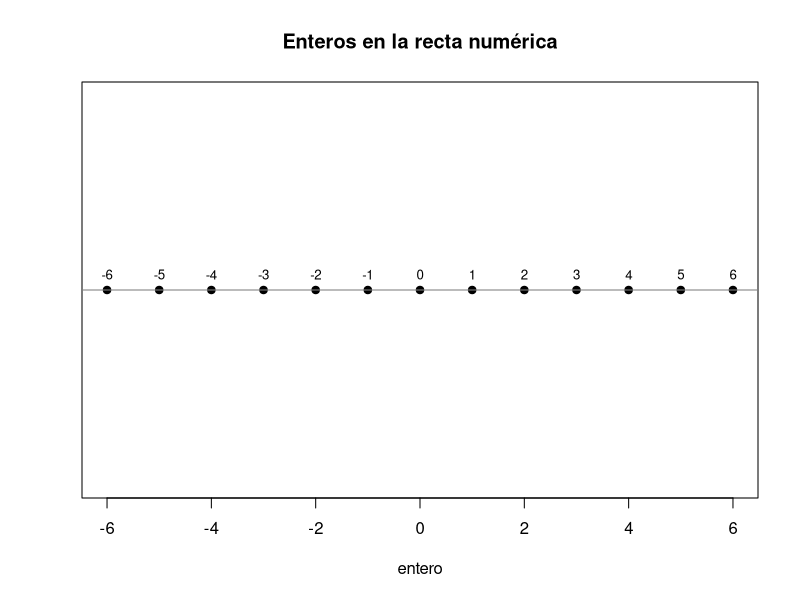
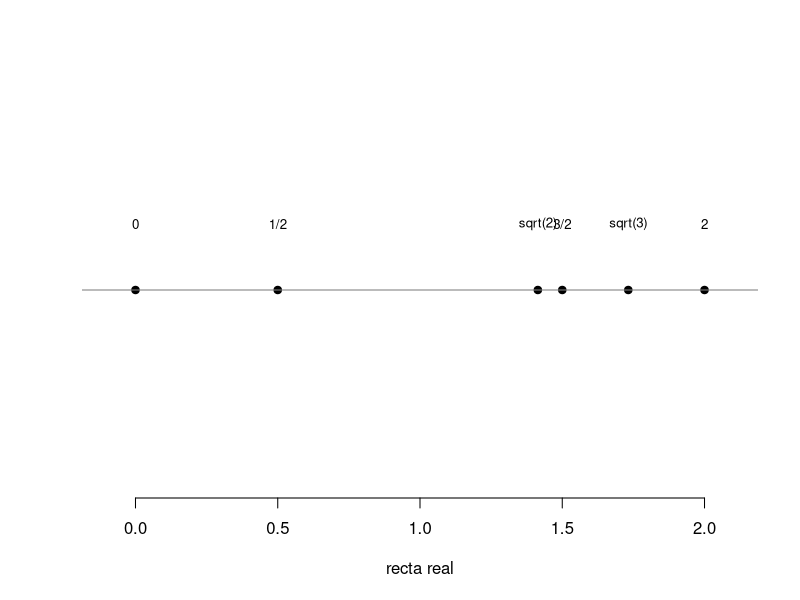
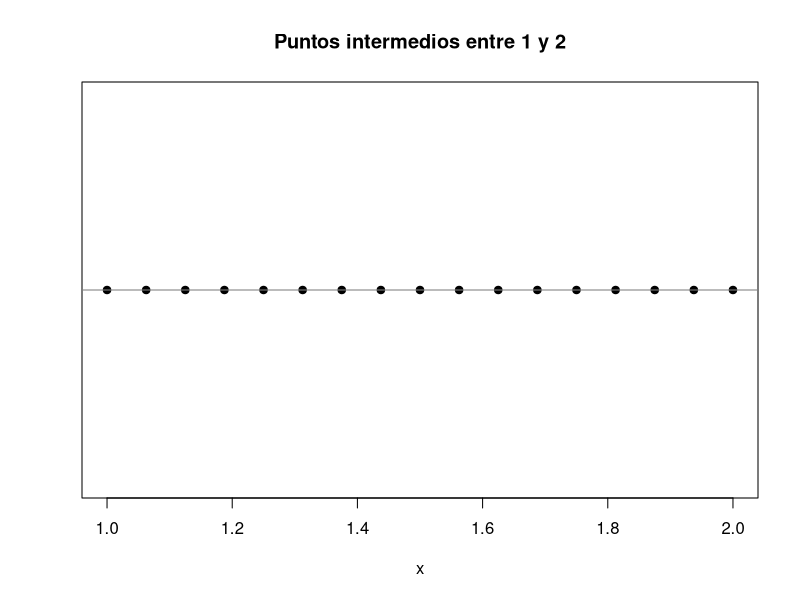
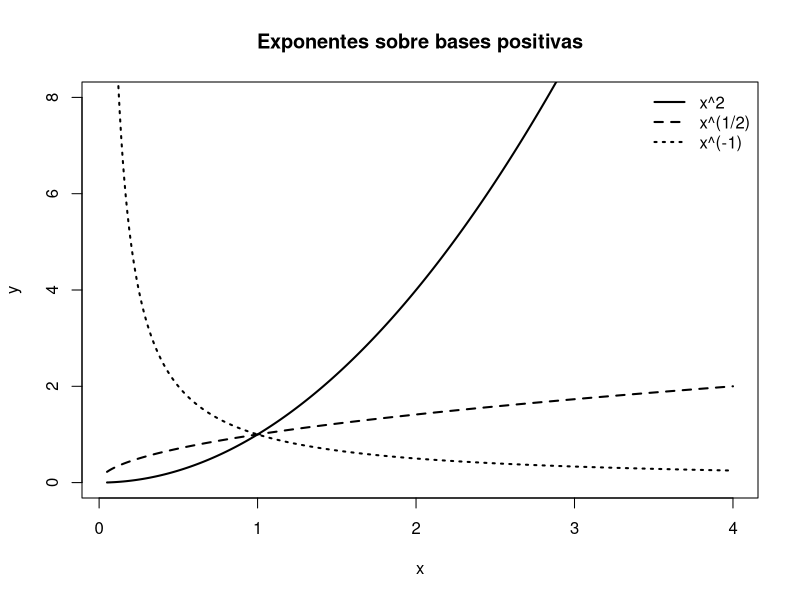

The R script that drew these images, in order:
## ---- chunk 1
z <- c(-3L, -2L, -1L, 0L, 1L, 2L, 3L)

typeof(z)
typeof(3)
typeof(3L)
## ---- chunk 2
.Machine$integer.max
.Machine$double.xmax
## ---- chunk 3
a <- -7L
b <- 5L
c <- 3L

data.frame(
  propiedad = c("asociativa de la suma", "distributiva"),
  izquierda = c((a + b) + c, a * (b + c)),
  derecha = c(a + (b + c), a * b + a * c)
)
## ---- chunk 4
x <- -6:6
plot(x, rep(0, length(x)), pch = 19,
     xlab = "entero", ylab = "", yaxt = "n",
     main = "Enteros en la recta numérica")
abline(h = 0, col = "gray50")
text(x, rep(0.08, length(x)), labels = x, cex = 0.8)
## ---- chunk 5
n <- 1:12
lado_izquierdo <- cumsum(2 * n - 1)
lado_derecho <- n^2

data.frame(
  n = n,
  suma_impares = lado_izquierdo,
  cuadrado = lado_derecho,
  diferencia = lado_izquierdo - lado_derecho
)
## ---- chunk 6
revisar_identidad <- function(n_max = 50L) {
  n <- seq_len(n_max)
  izquierda <- cumsum(2 * n - 1)
  data.frame(
    n = n,
    izquierda = izquierda,
    derecha = n^2,
    coincide = izquierda == n^2
  )
}

resultado <- revisar_identidad(20L)
all(resultado$coincide)
## ---- chunk 7
a <- c(47L, -47L)
d <- 6L
q <- a %/% d
r <- a %% d

data.frame(
  a = a,
  d = d,
  q = q,
  r = r,
  reconstruccion = d * q + r
)
## ---- chunk 8
divide <- function(a, b) {
  if (a == 0) stop("El divisor no puede ser cero")
  b %% a == 0
}

c(`7 divide 42` = divide(7L, 42L),
  `7 divide 40` = divide(7L, 40L))
## ---- chunk 9
euclides <- function(a, b) {
  a <- abs(as.integer(a))
  b <- abs(as.integer(b))
  pasos <- data.frame(
    dividendo = integer(), divisor = integer(),
    cociente = integer(), residuo = integer()
  )

  while (b != 0L) {
    q <- a %/% b
    r <- a %% b
    pasos <- rbind(
      pasos,
      data.frame(dividendo = a, divisor = b,
                 cociente = q, residuo = r)
    )
    a <- b
    b <- r
  }

  list(mcd = a, pasos = pasos)
}

resultado <- euclides(252L, 198L)
resultado$pasos
resultado$mcd
## ---- chunk 10
euclides_extendido <- function(a, b) {
  viejo_r <- as.integer(a); r <- as.integer(b)
  viejo_s <- 1L; s <- 0L
  viejo_t <- 0L; t <- 1L

  while (r != 0L) {
    q <- viejo_r %/% r
    aux <- viejo_r - q * r; viejo_r <- r; r <- aux
    aux <- viejo_s - q * s; viejo_s <- s; s <- aux
    aux <- viejo_t - q * t; viejo_t <- t; t <- aux
  }

  if (viejo_r < 0L) {
    viejo_r <- -viejo_r
    viejo_s <- -viejo_s
    viejo_t <- -viejo_t
  }
  c(mcd = viejo_r, x = viejo_s, y = viejo_t)
}

bezout <- euclides_extendido(252L, 198L)
bezout
252L * bezout["x"] + 198L * bezout["y"]
## ---- chunk 11
es_primo <- function(n) {
  n <- as.integer(n)
  if (n < 2L) return(FALSE)
  if (n == 2L) return(TRUE)
  if (n %% 2L == 0L) return(FALSE)

  limite <- floor(sqrt(n))
  if (limite < 3L) return(TRUE)
  candidatos <- seq.int(3L, limite, by = 2L)
  !any(n %% candidatos == 0L)
}

sapply(1:30, es_primo)
(1:100)[sapply(1:100, es_primo)]
## ---- chunk 12
criba <- function(n) {
  n <- as.integer(n)
  if (n < 2L) return(integer())
  primo <- rep(TRUE, n)
  primo[1] <- FALSE

  limite <- floor(sqrt(n))
  if (limite >= 2L) {
    for (p in 2:limite) {
      if (primo[p]) primo[seq.int(p * p, n, by = p)] <- FALSE
    }
  }
  which(primo)
}

criba(100L)
## ---- chunk 13
factorizar <- function(n) {
  n <- abs(as.integer(n))
  if (n < 2L) return(integer())
  factores <- integer()
  d <- 2L

  while (d * d <= n) {
    while (n %% d == 0L) {
      factores <- c(factores, d)
      n <- n %/% d
    }
    d <- if (d == 2L) 3L else d + 2L
  }
  if (n > 1L) factores <- c(factores, n)
  factores
}

factorizar(756L)
table(factorizar(756L))
## ---- chunk 14
mcd <- function(a, b) euclides(a, b)$mcd
mcm <- function(a, b) {
  if (a == 0L || b == 0L) return(0L)
  abs(a %/% mcd(a, b) * b)
}

a <- 840L
b <- 378L
c(mcd = mcd(a, b), mcm = mcm(a, b), producto = a * b)
mcd(a, b) * mcm(a, b) == a * b
## ---- chunk 15
fraccion <- function(num, den = 1L) {
  if (den == 0L) stop("El denominador no puede ser cero")
  num <- as.integer(num)
  den <- as.integer(den)
  if (den < 0L) { num <- -num; den <- -den }
  g <- mcd(abs(num), den)
  c(num = num %/% g, den = den %/% g)
}

fraccion(18L, 24L)
fraccion(-15L, -35L)
## ---- chunk 16
0.1 + 0.2
(0.1 + 0.2) == 0.3
all.equal(0.1 + 0.2, 0.3)
## ---- chunk 17
iguales_aprox <- function(x, y, tolerancia = 1e-12) {
  abs(x - y) <= tolerancia
}

iguales_aprox(0.1 + 0.2, 0.3)
## ---- chunk 18
valores <- c(0, 1/2, sqrt(2), 3/2, sqrt(3), 2)
etiquetas <- c("0", "1/2", "sqrt(2)", "3/2", "sqrt(3)", "2")

plot(valores, rep(0, length(valores)), pch = 19,
     xlim = c(-0.1, 2.1), ylim = c(-0.35, 0.35),
     axes = FALSE, xlab = "recta real", ylab = "")
axis(1)
abline(h = 0, col = "gray50")
text(valores, rep(0.12, length(valores)), etiquetas, cex = 0.8)
## ---- chunk 19
a <- -2
b <- 5
c_positivo <- 3
c_negativo <- -3

data.frame(
  comparacion = c("original", "multiplicar por positivo", "multiplicar por negativo"),
  izquierda = c(a, a * c_positivo, a * c_negativo),
  derecha = c(b, b * c_positivo, b * c_negativo),
  menor = c(a < b,
            a * c_positivo < b * c_positivo,
            a * c_negativo < b * c_negativo)
)
## ---- chunk 20
puntos_medios <- function(a, b, niveles = 4L) {
  puntos <- c(a, b)
  for (i in seq_len(niveles)) {
    puntos <- sort(unique(c(puntos, head(puntos, -1) + diff(puntos) / 2)))
  }
  puntos
}

p <- puntos_medios(1, 2, 4L)
p
plot(p, rep(0, length(p)), pch = 19,
     xlab = "x", ylab = "", yaxt = "n",
     main = "Puntos intermedios entre 1 y 2")
abline(h = 0, col = "gray50")
## ---- chunk 21
aproximar_raiz2 <- function(iteraciones = 20L) {
  inferior <- 1
  superior <- 2
  historial <- data.frame()

  for (i in seq_len(iteraciones)) {
    medio <- (inferior + superior) / 2
    historial <- rbind(
      historial,
      data.frame(i = i, inferior = inferior,
                 medio = medio, superior = superior,
                 error = medio^2 - 2)
    )
    if (medio^2 < 2) inferior <- medio else superior <- medio
  }
  historial
}

aproximacion <- aproximar_raiz2(15L)
tail(aproximacion, 5)
sqrt(2)
## ---- chunk 22
data.frame(
  expresion = c("2^(-3)", "16^(3/4)", "(-8)^(1/3)"),
  valor_R = c(2^(-3), 16^(3/4), (-8)^(1/3))
)
## ---- chunk 23
raiz_impar <- function(x, n) {
  if (n <= 0L || n %% 2L == 0L) stop("n debe ser impar positivo")
  sign(x) * abs(x)^(1 / n)
}

raiz_impar(-8, 3L)
## ---- chunk 24
a <- 5
r <- 2/3
s <- -1/4

c(
  producto = a^r * a^s,
  suma_exponentes = a^(r + s),
  diferencia = a^r * a^s - a^(r + s)
)
## ---- chunk 25
all.equal(a^r * a^s, a^(r + s))
## ---- chunk 26
x <- seq(0.05, 4, length.out = 400)
plot(x, x^2, type = "l", lwd = 2,
     xlab = "x", ylab = "y", ylim = c(0, 8),
     main = "Exponentes sobre bases positivas")
lines(x, sqrt(x), lwd = 2, lty = 2)
lines(x, x^(-1), lwd = 2, lty = 3)
legend("topright", c("x^2", "x^(1/2)", "x^(-1)"),
       lty = c(1, 2, 3), lwd = 2, bty = "n")
## ---- chunk 27
x <- c(-5, -2, 0, 3, 7)
a <- 2
data.frame(x = x, centro = a, distancia = abs(x - a))
## ---- chunk 28
intervalo_abs <- function(a, r, tipo = c("menor_igual", "mayor")) {
  tipo <- match.arg(tipo)
  if (r < 0) stop("r debe ser no negativo")
  extremos <- c(a - r, a + r)
  if (tipo == "menor_igual") {
    list(intervalo = extremos,
         descripcion = sprintf("[%g, %g]", extremos[1], extremos[2]))
  } else {
    list(intervalos = matrix(c(-Inf, extremos[1], extremos[2], Inf), nrow = 2, byrow = TRUE),
         descripcion = sprintf("(-Inf, %g) U (%g, Inf)", extremos[1], extremos[2]))
  }
}

intervalo_abs(a = 4, r = 7, tipo = "menor_igual")
intervalo_abs(a = -1, r = 2, tipo = "mayor")
## ---- chunk 29
set.seed(2026)
x <- runif(1000, -20, 20)
y <- runif(1000, -20, 20)

all(abs(x + y) <= abs(x) + abs(y) + 1e-12)
max(abs(x + y) - (abs(x) + abs(y)))
